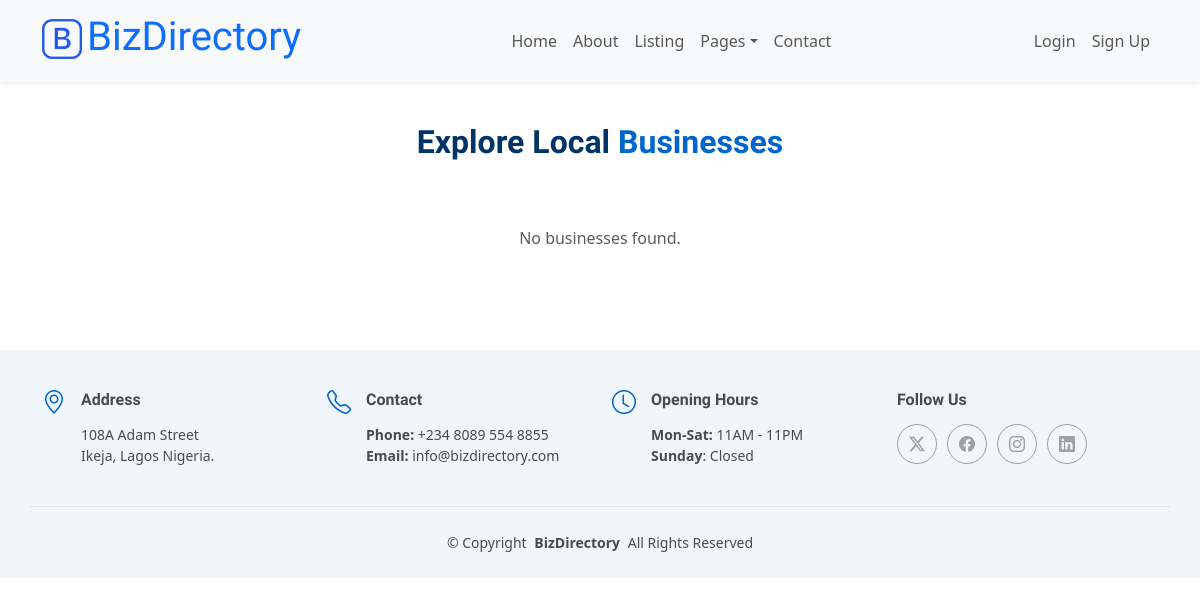
The page /bizDir/listings/ on the database as committed earlier.
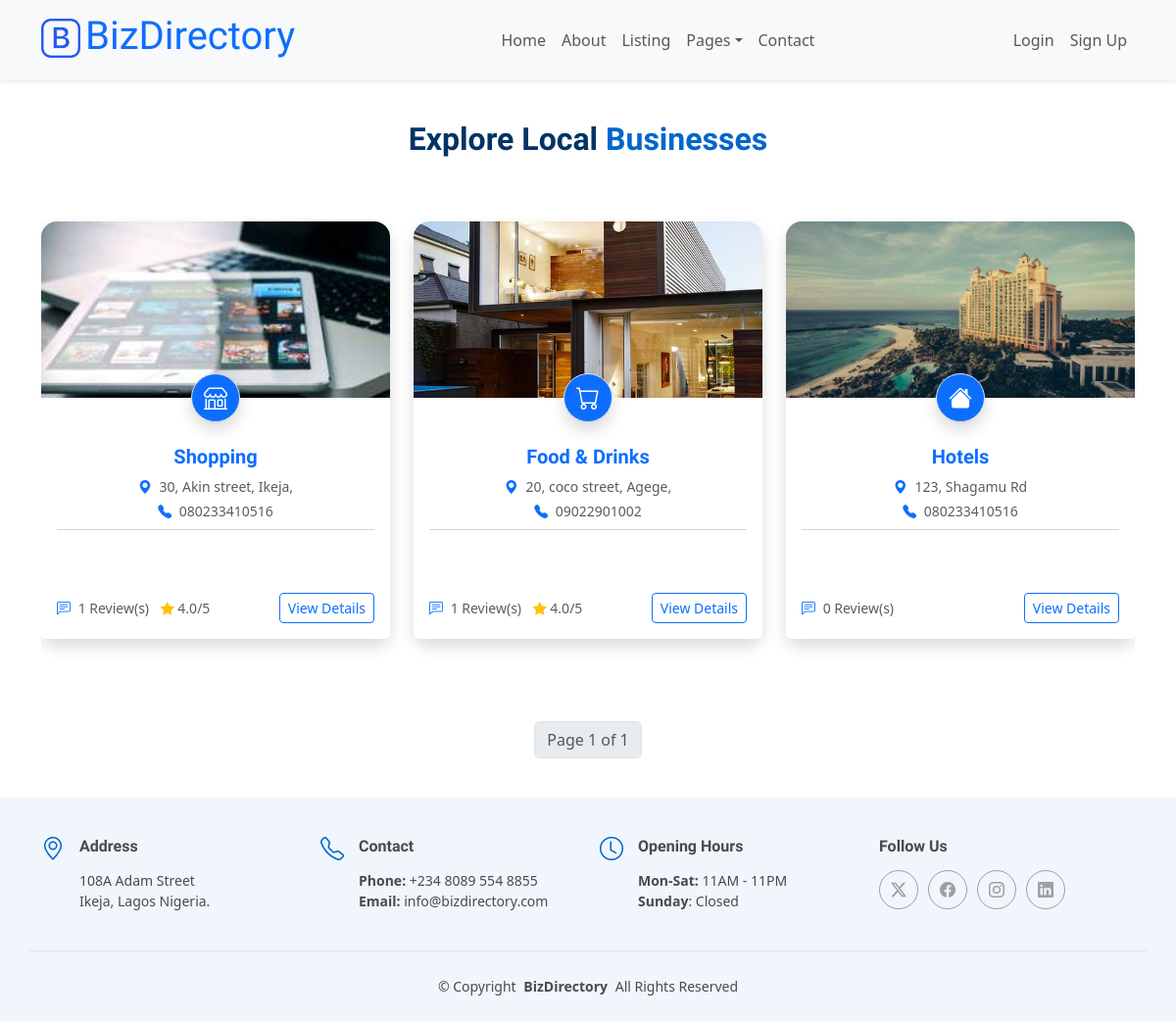
The same page on the database as committed later.
### bizDir/models.py (models this page shows, shortened)
class Business(models.Model):
    STATUS_CHOICES = [
        ('active', 'Active'),
        ('pending', 'Pending'),
        ('inactive', 'Inactive'),
    ]
    name = models.CharField(max_length=200)
    slug = models.SlugField(unique=True, blank=True) # Added this part
    owner = models.ForeignKey(User, on_delete=models.CASCADE, related_name='owned_businesses')
    description = models.TextField()
    address = models.CharField(max_length=255)
    city = models.CharField(max_length=100)
    state = models.CharField(max_length=100)
    country = models.CharField(max_length=100, default='Nigeria')
    phone = models.CharField(max_length=20)
    email = models.EmailField()
    website = models.URLField(blank=True)
    categories = models.ManyToManyField(BusinessCategory, related_name='businesses')
    featured = models.BooleanField(default=False)
    promoted_until = models.DateField(null=True, blank=True) # Added this part
    established_date = models.DateField(null=True, blank=True)
    logo = models.ImageField(upload_to='business_logos/', null=True, blank=True)
    is_active = models.BooleanField(default=True) # Added this part
    views = models.PositiveBigIntegerField(default=0) # Added this part
    status = models.CharField(max_length=10, choices=STATUS_CHOICES, default='pending')

class BusinessCategory(models.Model):
    name = models.CharField(max_length=100)
    icon = models.CharField(max_length=50, blank=True)  # For frontend display

### bizDir/views.py (the view)
# urls.py: path('listings/', businessList, name='business_list'),
def businessList(request:HttpRequest):
    businesses = Business.objects.filter(status='active') \
        .prefetch_related('categories', 'reviews') \
        .annotate(review_count=Count('reviews'), average_rating=Avg('reviews__rating'))
    paginator = Paginator(businesses, 6)  # Show 6 per page
    page_number = request.GET.get('page')
    page_obj = paginator.get_page(page_number)
    context = {
        'page_obj': page_obj,
    }
    return render(request, 'business/listing.html', context)

### bizDir/templates/business/listing.html (shortened to what this page needs)
{% extends 'base.html' %}
{% load static %}
{% block content %}
<div class="container py-4">
    <section id="" class="section">
    <div class="container section-title" data-aos="fade-up">
        <div><span>Explore Local</span> <span class="description-title">Businesses</span></div>
    </div>
    {% if page_obj %}
    <div class="row row-cols-1 row-cols-md-2 row-cols-lg-3 g-4">
        {% for business in page_obj %}
        <div class="col">
            <div class="card h-100 shadow rounded-4 border-0 position-relative">
                {% if business.featured %}
                    <span class="position-absolute top-0 end-0 m-2 badge bg-success">Featured</span>
                {% endif %}
                <div class="position-relative">
                    {% if business.logo %}
                        <img src="{{ business.logo.url }}" class="card-img-top rounded-top-4 img-hover-zoom" alt="{{ business.name }} logo">
                    {% else %}
                        <img src="{% static 'img/default-logo1.png' %}" class="card-img-top rounded-top-4 img-hover-zoom" alt="No logo">
                    {% endif %}
                    {% with category=business.categories.all.0 %}
                    {% if category.icon %}
                        <div class="position-absolute top-100 start-50 translate-middle border bg-primary rounded-circle shadow d-flex justify-content-center align-items-center" style="width: 50px; height: 50px;">
                            <i class="{{ category.icon }} fs-4 text-white"></i>
                        </div>
                    {% endif %}
                    {% endwith %}
                </div>
                <div class="card-body text-center py-5">
                    {% with category=business.categories.all.0 %}
                    {% if category %}
                        <h5 class="text-primary fw-semibold">{{ category.name }}</h5>
                    {% endif %}
                    {% endwith %}
                    <p class="mb-1 text-muted small">
                        <i class="bi bi-geo-alt-fill me-1 text-primary"></i> {{ business.address }}
                    </p>
                    <p class="mb-2 text-muted small">
                        <i class="bi bi-telephone-fill me-1 text-primary"></i> {{ business.phone }}
                    </p>
                    <hr class="my-2 text-muted">
                </div>
                <div class="card-footer bg-white border-0 d-flex justify-content-between align-items-center px-3 pb-3">
                    <div class="text-muted small">
                        <i class="bi bi-chat-left-text me-1 text-primary"></i>
                        {{ business.review_count }} Review(s)
                        {% if business.average_rating %}
                            <span class="ms-2"><i class="bi bi-star-fill text-warning"></i> {{ business.average_rating|floatformat:1 }}/5</span>
                        {% endif %}
                    </div>
                    <a href="{% url 'business_detail' business.slug %}" class="btn btn-sm btn-outline-primary">View Details</a>
                </div>
            </div>
        </div>
        {% endfor %}
    </div>
    </section>
    <div class="mt-4 d-flex justify-content-center">
        <nav>
            <ul class="pagination">
                <li class="page-item disabled">
                    <span class="page-link">Page {{ page_obj.number }} of {{ page_obj.paginator.num_pages }}</span>
                </li>
            </ul>
        </nav>
    </div>
    {% else %}
    <p class="text-center text-muted">No businesses found.</p>
    {% endif %}
</div>
{% endblock %}

### bizDir/templates/base.html (shortened to what this page needs)
{% load static %}
<!DOCTYPE html>
<html lang="en">
<head>
    <link href="{% static 'assets/vendor/bootstrap/css/bootstrap.min.css' %}" rel="stylesheet">
    <link href="{% static 'assets/vendor/bootstrap-icons/bootstrap-icons.css' %}" rel="stylesheet">
    <link href="{% static 'assets/vendor/aos/aos.css' %}" rel="stylesheet">
    <link href="{% static 'assets/vendor/swiper/swiper-bundle.min.css' %}" rel="stylesheet">
    <link href="{% static 'assets/css/main.css' %}" rel="stylesheet">
    <link href="https://cdn.jsdelivr.net/npm/bootstrap@5.3.0/dist/css/bootstrap.min.css" rel="stylesheet">
</head>
<body>
<nav class="navbar navbar-expand-lg navbar-light bg-light fixed-top shadow-sm">
  <div class="container">
    <a class="navbar-brand logo d-flex align-items-center" href="{% url 'homepage' %}">
      <img src="{% static 'assets/img/logo.webp' %}" alt="business-directory-logo" style="height: 40px; margin: 0 5px 5px 0;">
      <h1 class="sitename text-primary" >BizDirectory</h1>
    </a>
    <div class="collapse navbar-collapse" id="navbarNav">
      <ul class="navbar-nav mx-auto">
        <li class="nav-item">
          <a class="nav-link" href="{% url 'homepage' %}">Home</a>
        </li>
        <li class="nav-item">
          <a class="nav-link" href="#about">About</a>
        </li>
        <li class="nav-item">
          <a class="nav-link" href="{% url 'business_list' %}">Listing</a>
        </li>
        <li class="nav-item dropdown">
          <a class="nav-link dropdown-toggle" href="#" role="button" data-bs-toggle="dropdown">Pages</a>
        </li>
        <li class="nav-item">
          <a class="nav-link" href="{% url 'contact' %}">Contact</a>
        </li>
      </ul>
      <ul class="navbar-nav">
        {% if user.is_authenticated and request.user.profile.role == "owner" %}
          <li class="nav-item">
            <a class="nav-link" href="{% url 'owner_dashboard' %}">Dashboard</a>
          </li>
          <li class="nav-item">
            <a class="nav-link" href="{% url 'logoutpage' %}">Logout</a>
          </li>
        {% else %}
          <li class="nav-item">
            <a class="nav-link" href="{% url 'loginpage' %}">Login</a>
          </li>
          <li class="nav-item">
            <a class="nav-link" href="{% url 'signupage' %}">Sign Up</a>
          </li>
        {% endif %}
      </ul>
    </div>
  </div>
</nav>
{% block content %}{% endblock %}
<footer id="footer" class="footer light-background">
    <div class="container">
      <div class="row gy-3">
        <div class="col-lg-3 col-md-6 d-flex">
          <i class="bi bi-geo-alt icon"></i>
          <div class="address">
            <h4>Address</h4>
            <p>108A Adam Street</p>
            <p>Ikeja, Lagos Nigeria.</p>
          </div>
        </div>
        <div class="col-lg-3 col-md-6 d-flex">
          <i class="bi bi-telephone icon"></i>
          <div>
            <h4>Contact</h4>
            <p>
              <strong>Phone:</strong> <span>+234 8089 554 8855</span><br>
              <strong>Email:</strong> <span>info@bizdirectory.com</span><br>
            </p>
          </div>
        </div>
        <div class="col-lg-3 col-md-6 d-flex">
          <i class="bi bi-clock icon"></i>
          <div>
            <h4>Opening Hours</h4>
            <p>
              <strong>Mon-Sat:</strong> <span>11AM - 11PM</span><br>
              <strong>Sunday</strong>: <span>Closed</span>
            </p>
          </div>
        </div>
        <div class="col-lg-3 col-md-6">
          <h4>Follow Us</h4>
          <div class="social-links d-flex">
            <a href="#" class="twitter"><i class="bi bi-twitter-x"></i></a>
            <a href="#" class="facebook"><i class="bi bi-facebook"></i></a>
            <a href="#" class="instagram"><i class="bi bi-instagram"></i></a>
            <a href="#" class="linkedin"><i class="bi bi-linkedin"></i></a>
          </div>
        </div>
      </div>
    </div>
    <div class="container copyright text-center mt-4">
      <p>© <span>Copyright</span> <strong class="px-1 sitename">BizDirectory</strong> <span>All Rights Reserved</span></p>
    </div>
  </footer>
</body>
</html>

### bizDir/static/assets/css/main.css (style rules this page uses)
:root { --default-font: "Roboto", system-ui, -apple-system, "Segoe UI", Roboto, "Helvetica Neue", Arial, "Noto Sans", "Liberation Sans", sans-serif, "Apple Color Emoji", "Segoe UI Emoji", "Segoe UI Symbol", "Noto Color Emoji"; --heading-font: "Raleway", sans-serif; --nav-font: "Poppins", sans-serif; }
:root { --background-color: #ffffff; --default-color: #444d4d; --heading-color: #003366; --accent-color: #0066cc; --surface-color: #ffffff; --contrast-color: #ffffff; }
:root { --nav-color: rgba(255, 255, 255, 0.7); --nav-hover-color: #ffffff; --nav-mobile-background-color: #ffffff; --nav-dropdown-background-color: #ffffff; --nav-dropdown-color: #444d4d; --nav-dropdown-hover-color: #0066cc; }
.light-background { --background-color: #f0f6fc; --surface-color: #ffffff; }
:root { scroll-behavior: smooth; }
body { color: var(--default-color); background-color: var(--background-color); font-family: var(--default-font); }
a { color: var(--accent-color); text-decoration: none; transition: 0.3s; }
h1, h2, h3, h4, h5, h6 { color: var(--heading-color); font-family: var(--heading-font); }
.footer { color: var(--default-color); background-color: var(--background-color); font-size: 14px; padding: 40px 0 0 0; position: relative; }
.footer .icon { color: var(--accent-color); margin-right: 15px; font-size: 24px; line-height: 0; }
.footer h4 { font-size: 16px; font-weight: 700; margin-bottom: 15px; }
.footer .address p { margin-bottom: 0px; }
.footer .social-links a { display: flex; align-items: center; justify-content: center; width: 40px; height: 40px; border-radius: 50%; border: 1px solid color-mix(in srgb, var(--default-color), transparent 50%); font-size: 16px; color: color-mix(in srgb, var(--default-color), transparent 50%); margin-right: 10px; transition: 0.3s; }
.footer .copyright { padding: 25px 0; border-top: 1px solid color-mix(in srgb, var(--default-color), transparent 90%); }
.footer .copyright p { margin-bottom: 0; }
section, .section { color: var(--default-color); background-color: var(--background-color); padding: 60px 0; scroll-margin-top: 82px; overflow: clip; }
.section-title { text-align: center; padding-bottom: 60px; position: relative; }
.section-title div { color: var(--heading-color); margin: 10px 0 0 0; font-size: 32px; font-weight: 700; font-family: var(--heading-font); }
.section-title div .description-title { color: var(--accent-color); }

### bizDir/templates/base.html (style rules this page uses)
body { padding-top: 0; }

### bizDir/templates/business/listing.html (style rules this page uses)
.img-hover-zoom { transition: transform 0.3s ease; }
.card-img-top { max-height: 180px; object-fit: cover; transition: transform 0.3s ease; }

Rows that differ between the two databases and show on the page:
added Business: logo (picture), categories.all.0.name "Shopping", address "30, Akin street, Ikeja,", phone "080233410516", review_count "1", average_rating "4.0"
added Business: logo (picture), categories.all.0.name "Food & Drinks", address "20, coco street, Agege,", phone "09022901002", review_count "1", average_rating "4.0"
added Business: logo (picture), categories.all.0.name "Hotels", address "123, Shagamu Rd", phone "080233410516", review_count "0"
Other text that changed with them:
{{ page_obj.number }}: (not shown) → "1"
{{ page_obj.paginator.num_pages }}: (not shown) → "1"
text no longer shown: "No businesses found."
text now shown: "Page of"
